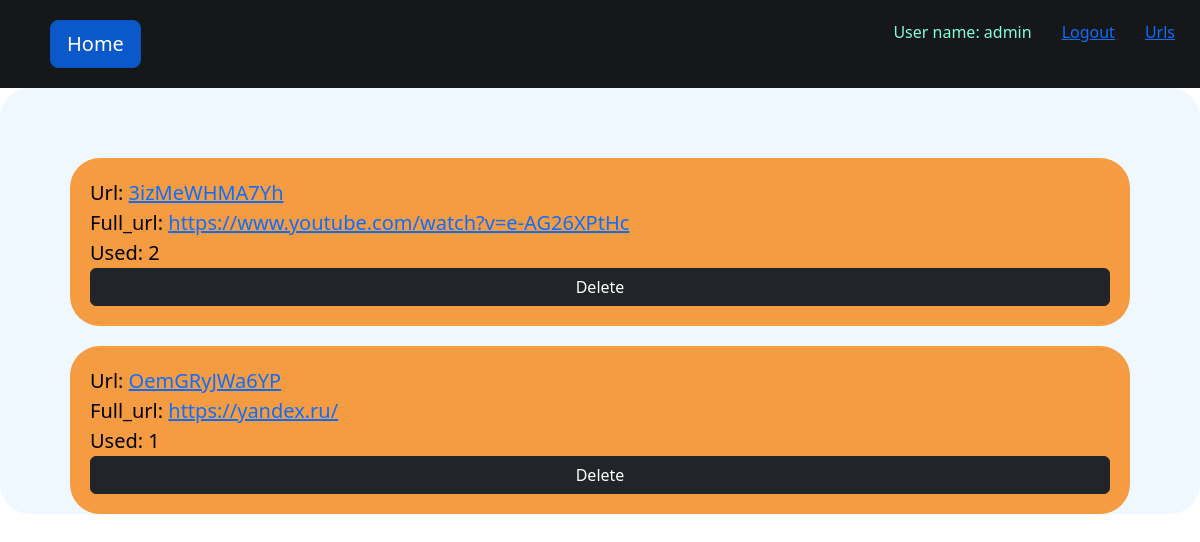
The page /urls/ (signed in) on the database as committed earlier.
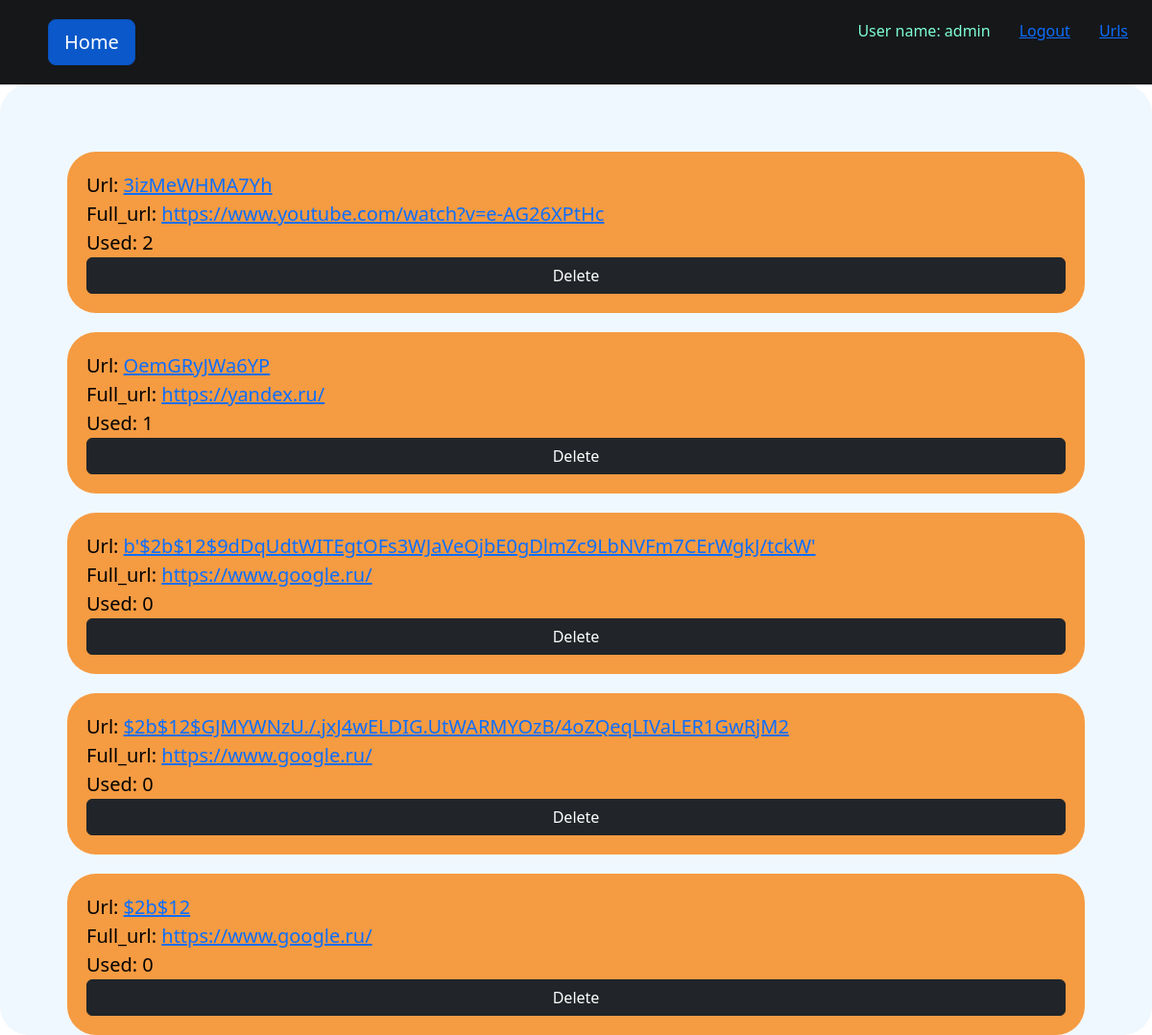
The same page on the database as committed later.
### url_shortener/models.py (models this page shows, shortened)
class User(AbstractUser):
    pass

class UrlWithShortcut(models.Model):
    usage_count = models.PositiveIntegerField(default=0)
    full_url = models.URLField(default='')
    url_shortcut = models.CharField(max_length=12)
    user = models.ForeignKey(User, on_delete=CASCADE)

### url_shortener/views.py (the view, shortened to what this page needs)
# urls.py: path('urls/', ReducedUrls.as_view(), name='urls'),
class ReducedUrls(View):
    template_name = 'urls.html'
    def get(self, request):
        if request.user.is_authenticated:
            user = request.user
            print('user id: ')
            print(user.id)
            urls = UrlWithShortcut.objects.filter(user_id=user.id).order_by('-usage_count')
            context = {
                'urls': urls
            }
            return render(request, self.template_name, context)
        else:
            return redirect("/")

### templates/urls.html (shortened to what this page needs)
{% extends 'base.html' %}
{% block content %}
    <div class="my-center-block">
        <link rel="stylesheet" type="text/css" href='../static/css/styles.css'/>
        {% for url in urls %}
            <form action="" method="post">
                <div>
                    Url:
                    <td><a href="../{{ url.url_shortcut }}">{{ url.url_shortcut }}</a></td>
                </div>
                <div>
                    Full_url:
                    <td><a href="{{ url.full_url }}">{{ url.full_url }}</a></td>
                </div>
                <div>
                    Used: {{ url.usage_count }}
                </div>
                <button type="submit" name="color-button" class="btn btn-dark">Delete</button>
            </form>
        {% endfor %}
    </div>
{% endblock %}

### templates/base.html (shortened to what this page needs)
{% load static %}
<!DOCTYPE html>
<html lang="en">
<head>
    <link href="https://cdn.jsdelivr.net/npm/bootstrap@5.2.0-beta1/dist/css/bootstrap.min.css" rel="stylesheet"
>
    <link rel="stylesheet" href="../static/css/styles.css">
</head>
<header class="my_header">
    {% if user.is_authenticated %}
        <div class="main_button">
            <a href="{% url 'home' %}" class="btn btn-primary btn-lg active" role="button"
               aria-pressed="true">Home</a>
        </div>
    {% endif %}
    <div class="right-buttons-block">
        <li class="list-group-item">
            User name: {{ user }}
        </li>
        {% if user.is_authenticated %}
            <li class="list-group-item">
                <a href="{% url 'logout' %}"> Logout</a>
            </li>
            <li class="list-group-item">
                <a href="{% url 'urls' %}">Urls</a>
            </li>
        {% endif %}
    </div>
</header>
<body>
{% block content %}
{% endblock %}
</body>
</html>

### static/css/styles.css (style rules this page uses)
form { height: auto; width: auto; color: black; margin-top: 20px; background: #f59b42; display: flex; flex-direction: column; justify-content: space-between; padding: 20px; border-radius: 30px; }
* { padding: 0; margin: 0; }
.my-center-block { border-radius: 30px; font-size: 20px; padding-left: 70px; padding-right: 70px; background: #f0f8ff; width: 100%; padding-top: 50px; }
.my_header { display: flex; justify-content: space-between; flex-direction: row; color: #7fffd4; background: #151719; flex-shrink: 0; padding: 20px; height: auto; text-align: center; }
.main_button { margin-left: 30px; }
.right-buttons-block { display: flex; justify-content: space-between; flex-direction: row; margin: 0 5px; gap: 30px; max-height: 100px; }

Rows that differ between the two databases and show on the page:
added UrlWithShortcut: url_shortcut "b'$2b$12$9dDqUdtWITEgtOFs3WJaVeOjbE0gDlmZc9LbNVFm7CErWgkJ/tckW'", full_url "https://www.google.ru/", usage_count "0"
added UrlWithShortcut: url_shortcut "$2b$12$GJMYWNzU./.jxJ4wELDIG.UtWARMYOzB/4oZQeqLIVaLER1GwRjM2", full_url "https://www.google.ru/", usage_count "0"
added UrlWithShortcut: url_shortcut "$2b$12", full_url "https://www.google.ru/", usage_count "0"
